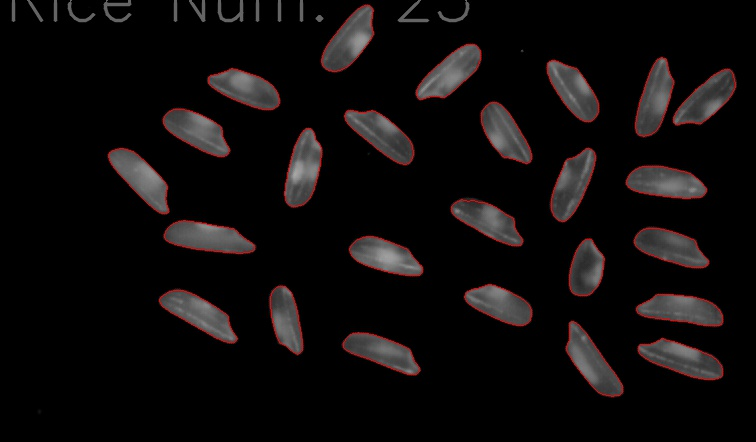
#> input picture picture/testresult.jpg, 756 x 442 px
$ python GetFiveFeatures.py
#> lines starting #> are read from the running program, lines starting #| are printed output that depends on the picture; after the words box and inside, x2 and y2 are one past the last pixel; in counts of white or black regions, pixels touching at a corner belong together
# coding=utf-8
# 先读图，然后二值化,
# 矩形度,

import cv2
import math
import numpy as np

#  此处读入图片，作为接口
pic_name = 'picture/testresult.jpg'
origin = cv2.imread(pic_name)
#> origin is the input picture: shape (442, 756, 3); mean B, G, R 12.3, 12.3, 15.4
grayimage = cv2.imread(pic_name, 0)
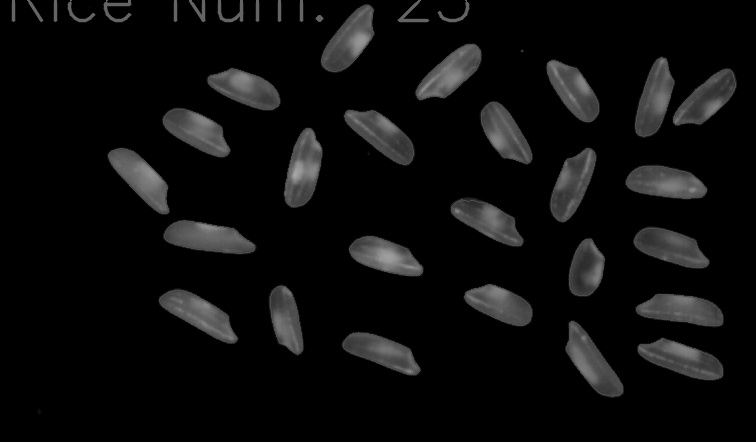
#> grayimage: shape (442, 756); min 0, max 169, mean 13.1

# species = 'wo'

# 　高斯滤波
blur = cv2.GaussianBlur(grayimage, (5, 5), 0)

# 　二值化：用大津法，此处选项若是THRESH_BINARY_INV，则同意选用白色背景的图片样本
ret, otsu = cv2.threshold(blur, 0, 255, cv2.THRESH_BINARY_INV + cv2.THRESH_OTSU)
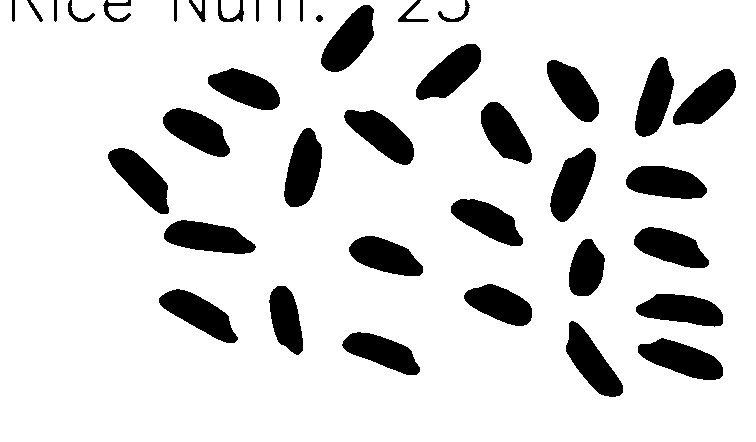
#> otsu: shape (442, 756); 85.1% white; 39 black regions
#> ret = 41

# 找轮廓
contours = cv2.findContours(otsu, cv2.RETR_TREE, cv2.CHAIN_APPROX_SIMPLE)
#> contours = 30 contours; largest, box (x1, y1, x2, y2) and area: (0, 0, 756, 442) 330586, (163, 219, 257, 255) 2194, (637, 337, 724, 381) 2186, (283, 127, 323, 208) 2152, (158, 288, 239, 344) 2134

# 轮廓集数目

contours, hierarchy = cv2.findContours(otsu, cv2.RETR_TREE, cv2.CHAIN_APPROX_SIMPLE)
largest_area = 0
largest_contour_index = -1  # 初始化为-1，以便检查是否找到了轮廓
# 遍历所有轮廓
for i, contour in enumerate(contours):
    area = cv2.contourArea(contour, False)  # 计算每个轮廓的面积
    if area > largest_area:
        largest_area = area
        largest_contour_index = i
#> this loop made 30 passes
#> (area, largest_area, largest_contour_index) on passes 1, 4: (278.5, 278.5, 0), (330586, 330586, 3)
#> area on passes 2, 3, 5, 6, 7, 8: 55.5, 36, 2186, 1927, 2130, 2081.5
#> after the loop, largest_area = 330586; largest_contour_index = 3
# 检查是否找到了轮廓
if largest_contour_index != -1:
    maxContour = contours[largest_contour_index]  # 获取最大轮廓
#> maxContour = contour of 243 points, box (x1, y1, x2, y2) (0, 0, 756, 442), area 330586
    # 接下来的代码可以用来绘制轮廓或其他处理
else:
    print("未找到有效轮廓")


# 画轮廓
cv2.drawContours(origin, maxContour, -1, (0, 0, 255), 2)
print ("最大面积" + str(largest_area))
#| 最大面积330586.0

# 矩形度*****************************************************
# 矩形度*****************************************************
# 矩形度*****************************************************
# 矩形度*****************************************************

# 查找最小外接矩形
minAreaRect = cv2.minAreaRect(maxContour)
#> minAreaRect = ((377.5, 220.5), (441, 755), -90)
box = cv2.boxPoints(minAreaRect)
#> box = [[755, 441], [-1.35e-14, 441], [0, 0], [755, 0]]
box = np.int0(box)
#> box = [[755, 441], [0, 441], [0, 0], [755, 0]]
# 画轮廓
cv2.drawContours(origin, [box], 0, (0, 255, 0), 2)

# 计算最小外接矩形面积
minAreaRect_Area = int(cv2.contourArea(box, False))
#> minAreaRect_Area = 332955
print ("最小外接矩形面积" + str(minAreaRect_Area))
#| 最小外接矩形面积332955

# 特征一：矩形度的计算
P_Rect = largest_area * 1.0 / minAreaRect_Area
#> P_Rect = 0.993
# 统一结果为3位小数
P_Rect = round(P_Rect, 3)
print ("矩形度" + str(P_Rect))
#| 矩形度0.993

# 延长度***************************************************************************************************
# 延长度***************************************************************************************************
# 延长度***************************************************************************************************
# 延长度***************************************************************************************************


# 质心计算
M = cv2.moments(maxContour)
#> M = moments, m00 330586, centre m10/m00, m01/m00 = (378.6, 222)
Centroid_x = int(M['m10'] / M['m00'])
#> Centroid_x = 378
Centroid_y = int(M['m01'] / M['m00'])
#> Centroid_y = 221
print ("质心" + str(Centroid_x) + " " + str(Centroid_y))
#| 质心378 221
cv2.circle(origin, (Centroid_x, Centroid_y), 3, (255, 255, 255), -1)
#> origin: shape (442, 756, 3); mean B, G, R 12.2, 15.8, 15.9

# 获取长轴
Major_Axis_Length = 0
Major_Axis_Angle = 0
Major_Axis_End_x = 0
Major_Axis_End_y = 0
Major_Axis_Begin_x = 0
Major_Axis_Begin_y = 0

# 此处需要注意质心是否在轮廓内
# 找长轴
for angle in range(180):
    theta = angle * 3.14 / 180.0
    lengthBackward = 0
    lengthForward = 0
    point_End_x = Centroid_x
    point_End_y = Centroid_y
    point_Begin_x = Centroid_x
    point_Begin_y = Centroid_y

    # 步进越小准确率越高，设置成1可以先找到准确的直线角度，再根据角度和质心得到的直线计算出正确的长轴和轮廓交点
    while cv2.pointPolygonTest(maxContour, (point_End_x, point_End_y), False) > 0:
        lengthForward = lengthForward + 0.1
        point_End_x = int(round(point_End_x + lengthForward * math.cos(theta)))
        point_End_y = int(round(point_End_y + lengthForward * math.sin(theta)))

    while cv2.pointPolygonTest(maxContour, (point_Begin_x, point_Begin_y), False) > 0:
        lengthBackward = lengthBackward + 0.1
        point_Begin_x = int(round(point_Begin_x - lengthBackward * math.cos(theta)))
        point_Begin_y = int(round(point_Begin_y - lengthBackward * math.sin(theta)))

    if lengthForward + lengthBackward >= Major_Axis_Length:
        Major_Axis_Length = lengthForward + lengthBackward
        Major_Axis_Angle = angle
        Major_Axis_End_x = point_End_x
        Major_Axis_End_y = point_End_y
        Major_Axis_Begin_x = point_Begin_x
        Major_Axis_Begin_y = point_Begin_y
#> this loop made 180 passes
#> (Major_Axis_End_x, Major_Axis_End_y, Major_Axis_Begin_x, Major_Axis_Begin_y) on passes 1 to 12: (756, 221, 0, 221), (756, 221, 0, 221), (756, 221, 0, 221), (756, 221, 0, 221), (756, 237, 0, 205), (756, 251, 0, 191), (756, 261, 0, 181), (756, 267, 0, 175), (756, 273, 0, 169), (755, 277, -8, 164), (762, 283, -6, 159), (761, 293, -5, 149)
#> after the loop, Major_Axis_Angle = 152; Major_Axis_Begin_x = 762; Major_Axis_Begin_y = 17; Major_Axis_End_x = -6; Major_Axis_End_y = 425; Major_Axis_Length = 18.6

# 计算实际长轴长度
Real_Major_Axis_Length = math.sqrt(
    math.pow((Major_Axis_End_x - Major_Axis_Begin_x), 2) + math.pow((Major_Axis_End_y - Major_Axis_Begin_y), 2))
#> Real_Major_Axis_Length = 869.6

Real_Major_Axis_Length = round(Real_Major_Axis_Length, 1)
print ("长轴长度 = " + str(Real_Major_Axis_Length))
#| 长轴长度 = 869.6
print ("长轴角度 = " + str(Major_Axis_Angle))
#| 长轴角度 = 152

# 画长轴
cv2.line(origin, (Major_Axis_Begin_x, Major_Axis_Begin_y), (Major_Axis_End_x, Major_Axis_End_y), (255, 0, 0), 2)

# 找短轴
# 1. 先得到长轴直线的表达式y=k*x+b，用来计算点到直线距离和判断点在直线上方还是下方
Major_Axis_k = math.tan(Major_Axis_Angle * 3.14 / 180.0)
#> Major_Axis_k = -0.533
Major_Axis_b = Centroid_y - Major_Axis_k * Centroid_x
#> Major_Axis_b = 422.6

# 2. 点(x0,y0)到直线(Ax+By+C=0)的距离为d =abs (A*x0+B*y0+C)/sqrt(A^2+B^2)
Minor_Axis_A = Major_Axis_k
#> Minor_Axis_A = -0.533
Minor_Axis_B = -1
Minor_Axis_C = Major_Axis_b
#> Minor_Axis_C = 422.6

# 3. 遍历轮廓上的点
Minor_Axis_Under_length = 0
Minor_Axis_Above_length = 0
Minor_Axis_Under_End_x = 0
Minor_Axis_Under_End_y = 0
Minor_Axis_Above_End_x = 0
Minor_Axis_Above_End_y = 0

# 轮廓点集
ContourItems = maxContour.shape[0]
#> ContourItems = 243
for item in range(ContourItems):
    point_x = maxContour[item][0][0]
    point_y = maxContour[item][0][1]
    # 判断点在直线哪一侧
    # 上侧
    if point_y > int(Major_Axis_k * point_x + Major_Axis_b):
        # 点到直线距离
        dis = abs((Minor_Axis_A * point_x + Minor_Axis_B * point_y + Minor_Axis_C) / math.sqrt(
            Minor_Axis_A * Minor_Axis_A + Minor_Axis_B * Minor_Axis_B))
        if dis >= Minor_Axis_Above_length:
            Minor_Axis_Above_length = dis
            Minor_Axis_Above_End_x = point_x
            Minor_Axis_Above_End_y = point_y
    # 下侧
    elif point_y < int(Major_Axis_k * point_x + Major_Axis_b):
        # 点到直线距离
        dis = abs((Minor_Axis_A * point_x + Minor_Axis_B * point_y + Minor_Axis_C) / math.sqrt(
            Minor_Axis_A * Minor_Axis_A + Minor_Axis_B * Minor_Axis_B))
        if dis >= Minor_Axis_Under_length:
            Minor_Axis_Under_length = dis
            Minor_Axis_Under_End_x = point_x
            Minor_Axis_Under_End_y = point_y
#> this loop made 243 passes
#> (point_x, point_y, dis, Minor_Axis_Above_length, Minor_Axis_Above_End_x, Minor_Axis_Above_End_y) on passes 2 to 3: (0, 441, 16.2, 16.2, 0, 441), (755, 441, 371.5, 371.5, 755, 441)
#> (point_x, point_y, dis, Minor_Axis_Under_length, Minor_Axis_Under_End_x, Minor_Axis_Under_End_y) on pass 1: (0, 0, 372.9, 372.9, 0, 0)
            # 第三种可能就是轮廓与直线的交点

# # 标记两个点,可以忽略
cv2.circle(origin, (Minor_Axis_Above_End_x, Minor_Axis_Above_End_y), 4, (255, 255, 255), -1)
#> origin: shape (442, 756, 3); mean B, G, R 14.1, 15.7, 15.8
cv2.circle(origin, (Minor_Axis_Under_End_x, Minor_Axis_Under_End_y), 4, (255, 255, 255), -1)
#> origin: shape (442, 756, 3); mean B, G, R 14.1, 15.7, 15.9
# 画出两点直线
cv2.line(origin, (Minor_Axis_Under_End_x, Minor_Axis_Under_End_y), (Minor_Axis_Above_End_x, Minor_Axis_Above_End_y),
         (0, 255, 255), 3)

# 计算实际短轴长度
Real_Minor_Axis_Length = math.sqrt(
    math.pow((Minor_Axis_Above_End_x - Minor_Axis_Under_End_x), 2) + math.pow(
        (Minor_Axis_Above_End_y - Minor_Axis_Under_End_y), 2))

Real_Minor_Axis_Length = round(Real_Minor_Axis_Length, 1)
print ("短轴长度 = " + str(Real_Minor_Axis_Length))
#| 短轴长度 = 874.4

# 特征二：延长度的计算
P_extend = Real_Major_Axis_Length * 1.0 / Real_Minor_Axis_Length
P_extend = round(P_extend, 3)

print ("延长度 = " + str(P_extend))
#| 延长度 = 0.995
# 画出与长轴距离最远的两点的辅助线,使用时可以不用，画图用作论文使用
# 画出长轴右方
line_above_k = math.tan((Major_Axis_Angle - 90) * 3.14 / 180.0)
line_above_b = Minor_Axis_Above_End_y - line_above_k * Minor_Axis_Above_End_x
Minor_Axis_Above_Begin_x = int((line_above_b - Major_Axis_b) / (Major_Axis_k - line_above_k))
Minor_Axis_Above_Begin_y = int(line_above_k * Minor_Axis_Above_Begin_x + line_above_b)
cv2.line(origin, (Minor_Axis_Above_Begin_x, Minor_Axis_Above_Begin_y), (Minor_Axis_Above_End_x, Minor_Axis_Above_End_y),
         (255, 0, 255), 3)

line_under_k = math.tan((Major_Axis_Angle - 90) * 3.14 / 180.0)
line_under_b = Minor_Axis_Under_End_y - line_under_k * Minor_Axis_Under_End_x
Minor_Axis_Under_Begin_x = int((line_under_b - Major_Axis_b) / (Major_Axis_k - line_under_k))
Minor_Axis_Under_Begin_y = int(line_under_k * Minor_Axis_Under_Begin_x + line_under_b)
cv2.line(origin, (Minor_Axis_Under_Begin_x, Minor_Axis_Under_Begin_y), (Minor_Axis_Under_End_x, Minor_Axis_Under_End_y),
         (255, 255, 0), 3)

# 球状型计算************************************************************************************************
# 球状型计算************************************************************************************************
# 球状型计算************************************************************************************************
# 球状型计算************************************************************************************************

# 遍历轮廓每个点，求与质心最近的距离，作为最大内接圆半径,
# 初始化一个距离
min_radius = math.pow((maxContour[0][0][0] - Centroid_x), 2) + math.pow((maxContour[0][0][1] - Centroid_y), 2)
for item in range(ContourItems):
    point_x = maxContour[item][0][0]
    point_y = maxContour[item][0][1]
    local_radius = math.pow((point_x - Centroid_x), 2) + math.pow((point_y - Centroid_y), 2)
    if local_radius <= min_radius:
        min_radius = local_radius

min_radius = int(math.sqrt(min_radius))
cv2.circle(origin, (Centroid_x, Centroid_y), min_radius, (0, 255, 255), 2)
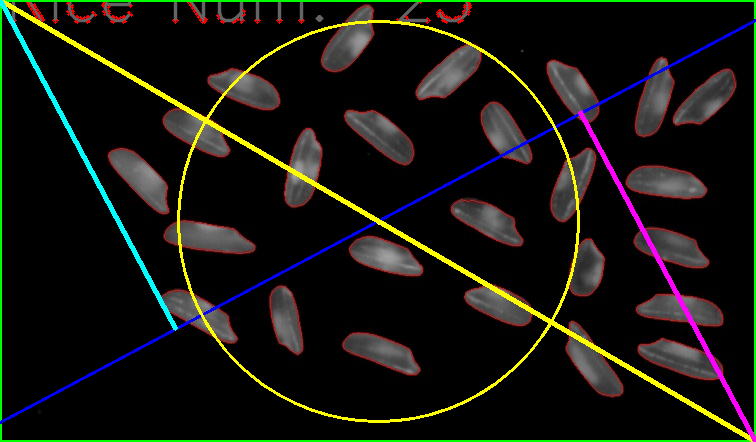
#> origin: shape (442, 756, 3); mean B, G, R 16.3, 22.7, 22.6

# 遍历轮廓每个点，求与质心最远的距离，作为最小外接圆半径,
# 初始化一个距离
max_radius = math.pow((maxContour[0][0][0] - Centroid_x), 2) + math.pow((maxContour[0][0][1] - Centroid_y), 2)
for item in range(ContourItems):
    point_x = maxContour[item][0][0]
    point_y = maxContour[item][0][1]
    local_radius = math.pow((point_x - Centroid_x), 2) + math.pow((point_y - Centroid_y), 2)
    if local_radius >= max_radius:
        max_radius = local_radius

max_radius = int(math.sqrt(max_radius))
cv2.circle(origin, (Centroid_x, Centroid_y), max_radius, (255, 0, 255), 2)
#> origin: shape (442, 756, 3); 0.01% of pixels changed, all inside (x1, y1, x2, y2) = (0, 0, 756, 442)

P_pherical = min_radius * 1.0 / max_radius
P_pherical = round(P_pherical, 3)
print ("球状型： " + str(P_pherical))
#| 球状型： 0.458

# 叶状型*************************************************************************************************
# 叶状型*************************************************************************************************
# 叶状型*************************************************************************************************
# 叶状型*************************************************************************************************

P_leaf = min_radius * 1.0 / Real_Major_Axis_Length
P_leaf = round(P_leaf, 3)
print ("叶状型 = " + str(P_leaf))
#| 叶状型 = 0.23

# 计算似圆度***********************************************************************************************
# 计算似圆度***********************************************************************************************
# 计算似圆度***********************************************************************************************


P_circle = largest_area * 4.0 / (3.14 * Real_Major_Axis_Length * Real_Major_Axis_Length)
P_circle = round(P_circle, 2)
print ("似圆度 = " + str(P_circle))
#| 似圆度 = 0.56


ArcLength = cv2.arcLength(maxContour,True)
P_complecate = ArcLength*ArcLength * 1.0 / (4 * 3.14 * largest_area)
P_complecate = round(P_complecate, 2)
print ("复杂度 = " + str(P_complecate))
#| 复杂度 = 2.4
# data = [P_Rect,P_extend,P_pherical,P_leaf,P_circle,species]
#
# with open('data/data.csv', 'a+') as f:
#     f_csv = csv.writer(f)
#     # f_csv.writerow(column_names)
#     f_csv.writerow(data)
#     # f_csv.writerow(data)


# 显示
cv2.namedWindow('Butterfly', cv2.WINDOW_AUTOSIZE)
cv2.imshow('Butterfly', origin)

k = cv2.waitKey(0)
#> (key Esc is pressed here)

# 'ESC'
if k == 27:
    cv2.destroyAllWindows()
